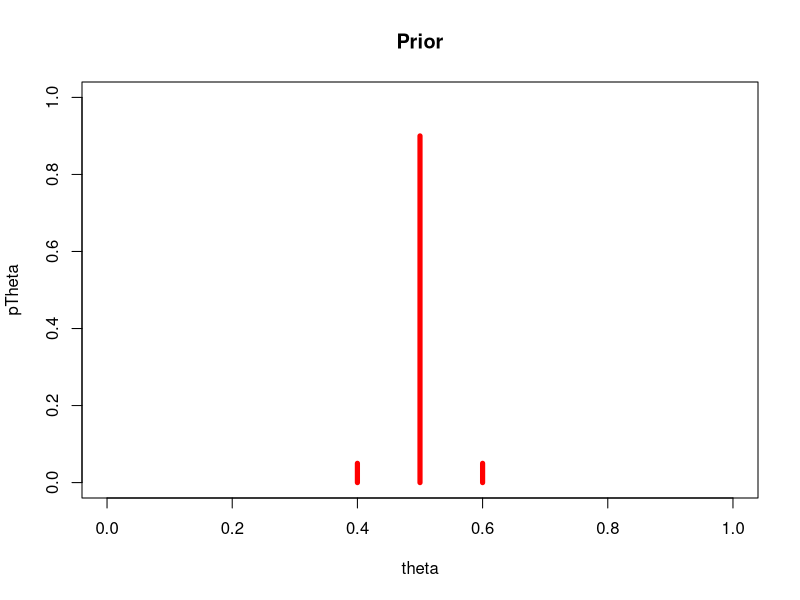
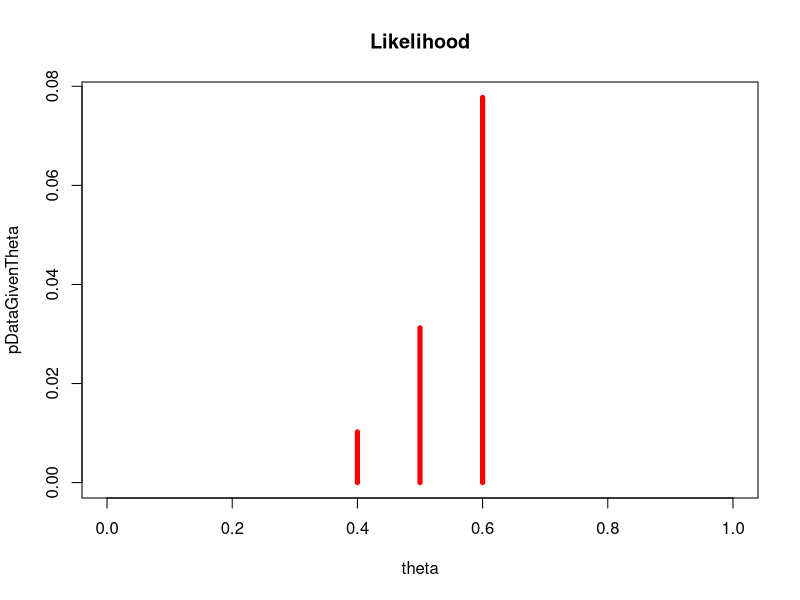
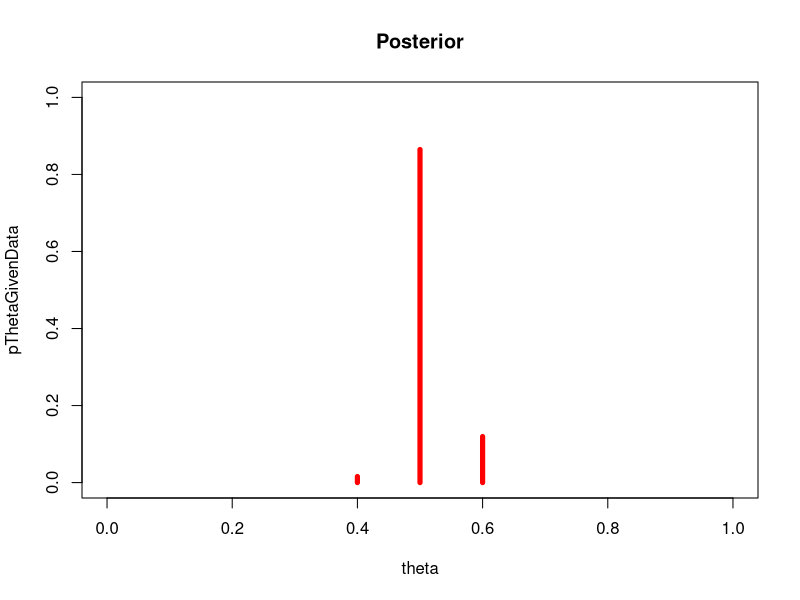
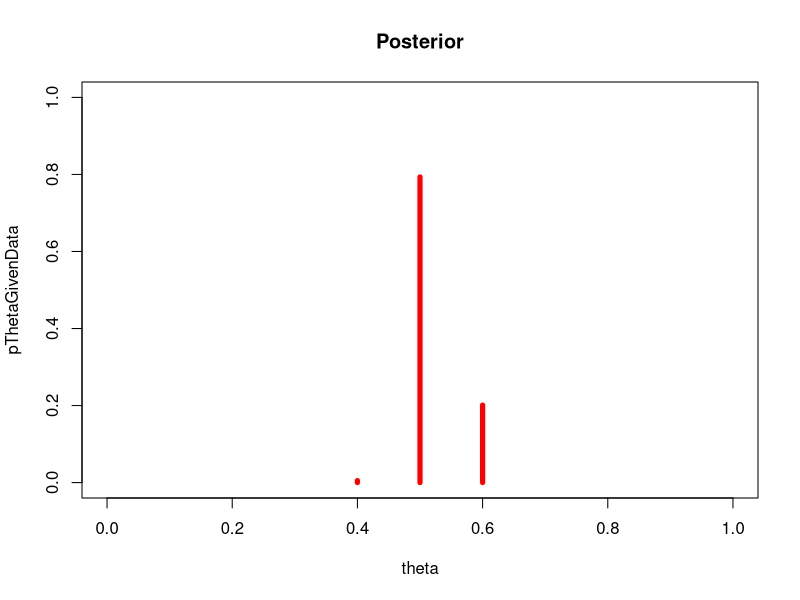
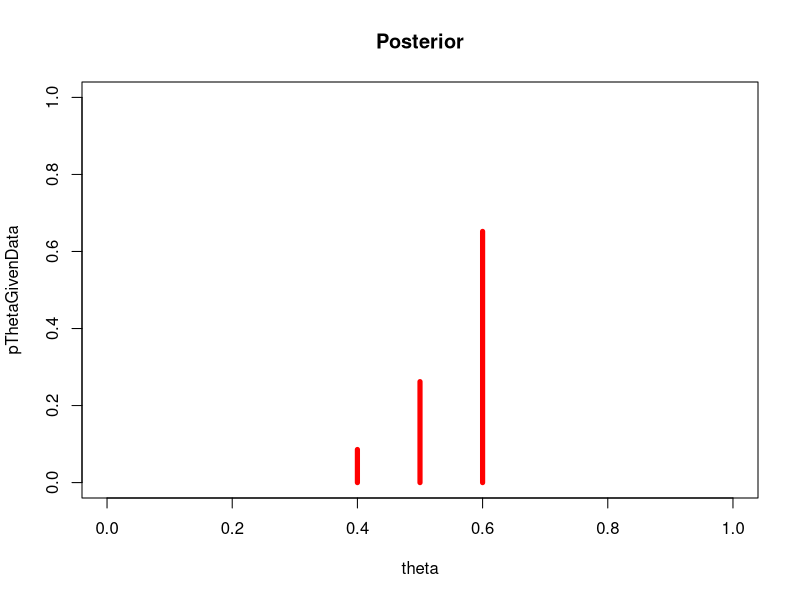

The R script that drew these images, in order:
## ---- chunk 1
theta <- c(0.4, 0.5, 0.6) # black, fair, red theories
pTheta <- c(0.05, 0.9, 0.05)

plot(theta, pTheta, type = "h", col = "red", lwd = 5,
     xlim = c(0, 1), ylim = c(0, 1), main = "Prior")
## ---- chunk 2
(pDataGivenTheta <- theta^5)

plot(theta, pDataGivenTheta, type = "h", col = "red", lwd = 5,
     xlim = c(0, 1), ylim = c(0, max(pDataGivenTheta)), main = "Likelihood")
## ---- chunk 3
(pData <- sum( pDataGivenTheta * pTheta ))
# this is Bayes Rule
(pThetaGivenData <- pDataGivenTheta * pTheta / pData)

plot(theta, pThetaGivenData, type = "h", col = "red", lwd = 5,
     xlim = c(0, 1), ylim = c(0, 1), main = "Posterior")
## ---- chunk 4
(pDataGivenTheta <- theta^7 * (1-theta)^3)
(pData <- sum(pDataGivenTheta * pThetaGivenData))
(pThetaGivenData <- pDataGivenTheta * pThetaGivenData / pData)

plot(theta, pThetaGivenData, type = "h", col = "red", lwd = 5,
     xlim = c(0, 1), ylim = c(0, 1), main = "Posterior")
## ---- chunk 5
theta <- c(0.4, 0.5, 0.6)
pTheta <- rep(1/3, 3)

(pDataGivenTheta <- theta^5)
(pData <- sum(pDataGivenTheta * pTheta))
(pThetaGivenData <- pDataGivenTheta * pTheta / pData)
plot(theta, pThetaGivenData, type = "h", col = "red", lwd = 5,
     xlim = c(0, 1), ylim = c(0, 1), main = "Posterior")
